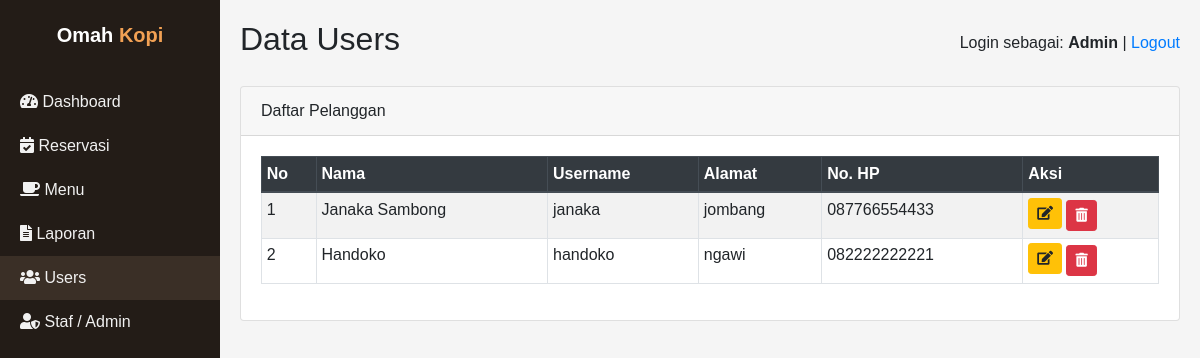
The page /users.php on the database its author committed.
### tables this page shows
CREATE TABLE `tb_pelanggan` (
  `id_user` int NOT NULL,
  `nama` varchar(30) NOT NULL,
  `username` varchar(30) NOT NULL,
  `password` varchar(20) NOT NULL,
  `alamat` text NOT NULL,
  `no_hp` text NOT NULL
);

### users.php (the view, shortened to what this page needs)
<?php
require 'config.php';
$sql = "SELECT * FROM tb_pelanggan ORDER BY id_user DESC";
$result = mysqli_query($conn, $sql);
?>
<!DOCTYPE html>
<html lang="id">
<head>
    <link rel="stylesheet" href="assets/bootstrap/css/bootstrap.min.css">
    <link rel="stylesheet" href="assets/css/all.min.css">
</head>
<body>
<div class="wrapper-admin">
    <nav class="sidebar">
        <div class="brand">
            Omah <span>Kopi</span>
        </div>
        <ul class="menu">
            <li><a href="dashboard.php">
                <i class="fas fa-tachometer-alt"></i> Dashboard
            </a></li>
            <li><a href="menuadmin.php">
                <i class="fas fa-calendar-check"></i> Reservasi
            </a></li>
            <li><a href="menues.php">
                <i class="fas fa-coffee"></i> Menu
            </a></li>
            <li><a href="laporan.php">
                <i class="fas fa-file-alt"></i> Laporan
            </a></li>
            <li><a href="users.php" class="active">
                <i class="fas fa-users"></i> Users
            </a></li>
            <li><a href="staf_user.php"><i class="fas fa-user-shield"></i> Staf / Admin</a></li>
        </ul>
    </nav>
    <div class="main-content">
        <div class="topbar">
            <div class="d-flex align-items-center">
                <h2>Data Users</h2>
            </div>
            <div class="user-info">
                Login sebagai:
                <strong><?= $_SESSION['nama'] ?? 'Admin'; ?></strong> |
                <a href="logout.php">Logout</a>
            </div>
        </div>
        <div class="card mb-3">
            <div class="card-header">Daftar Pelanggan</div>
            <div class="card-body">
                <div class="table-responsive">
                    <table class="table table-bordered table-striped table-sm">
                        <thead class="thead-dark">
                            <tr>
                                <th>No</th>
                                <th>Nama</th>
                                <th>Username</th>
                                <th>Alamat</th>
                                <th>No. HP</th>
                                <th>Aksi</th>
                            </tr>
                        </thead>
                        <tbody>
                        <?php
                        if ($result && mysqli_num_rows($result) > 0) {
                            $no = 1;
                            while ($row = mysqli_fetch_assoc($result)) {
                                ?>
                                <tr>
                                    <td><?= $no++; ?></td>
                                    <td><?= htmlspecialchars($row['nama']); ?></td>
                                    <td><?= htmlspecialchars($row['username']); ?></td>
                                    <td><?= htmlspecialchars($row['alamat']); ?></td>
                                    <td><?= htmlspecialchars($row['no_hp']); ?></td>
                                    <td>
                                        <a href="edit_user.php?id=<?= $row['id_user']; ?>"
                                           class="btn btn-warning btn-sm mb-1">
                                            <i class="fas fa-edit"></i>
                                        </a>
                                        <a href="users.php?hapus=<?= $row['id_user']; ?>"
                                           class="btn btn-danger btn-sm"
                                           onclick="return confirm('Yakin ingin menghapus user ini?');">
                                            <i class="fas fa-trash-alt"></i>
                                        </a>
                                    </td>
                                </tr>
                                <?php
                            }
                        } else {
                            ?>
                            <tr><td colspan="6" class="text-center">Belum ada data pelanggan.</td></tr>
                            <?php
                        }
                        ?>
                        </tbody>
                    </table>
                </div>
            </div>
        </div>
    </div>
</div>
</body>
</html>

### users.php (style rules this page uses)
body { margin: 0; font-family: "Poppins", sans-serif; background-color: #f5f5f5; }
.wrapper-admin { display: flex; min-height: 100vh; }
.sidebar { width: 220px; background-color: #231c17; color: #fff; padding: 20px 0; position: fixed; top: 0; bottom: 0; left: 0; transition: transform 0.3s ease; }
.sidebar .brand { font-size: 20px; font-weight: 700; text-align: center; margin-bottom: 30px; }
.sidebar .brand span { color: #f2a154; }
.sidebar .menu { list-style: none; padding-left: 0; margin: 0; }
.sidebar .menu a { display: block; padding: 10px 20px; color: #f1f1f1; text-decoration: none; }
.sidebar .menu a:hover, .sidebar .menu a.active { background-color: #3a2f26; }
.main-content { margin-left: 220px; padding: 20px; width: 100%; }
.topbar { display: flex; justify-content: space-between; align-items: center; margin-bottom: 20px; }

### rows shown on the page
tb_pelanggan: nama "Janaka Sambong", username "janaka", alamat "jombang", no_hp "087766554433"
tb_pelanggan: nama "Handoko", username "handoko", alamat "ngawi", no_hp "082222222221"

### other values the page prints
$_SESSION['nama'] "Admin"
